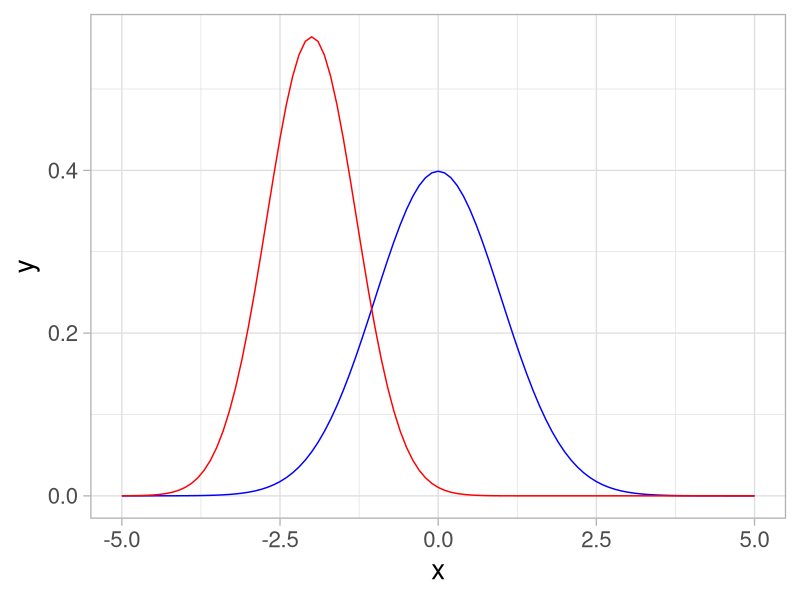
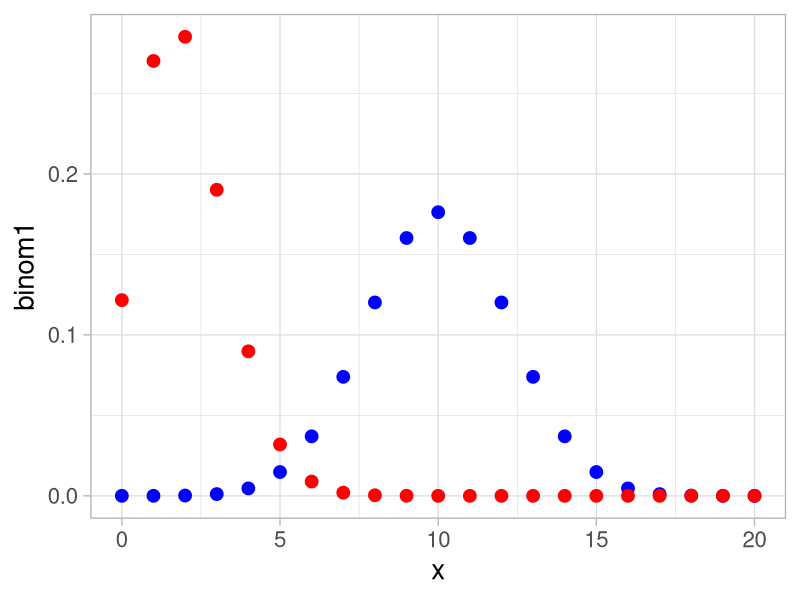
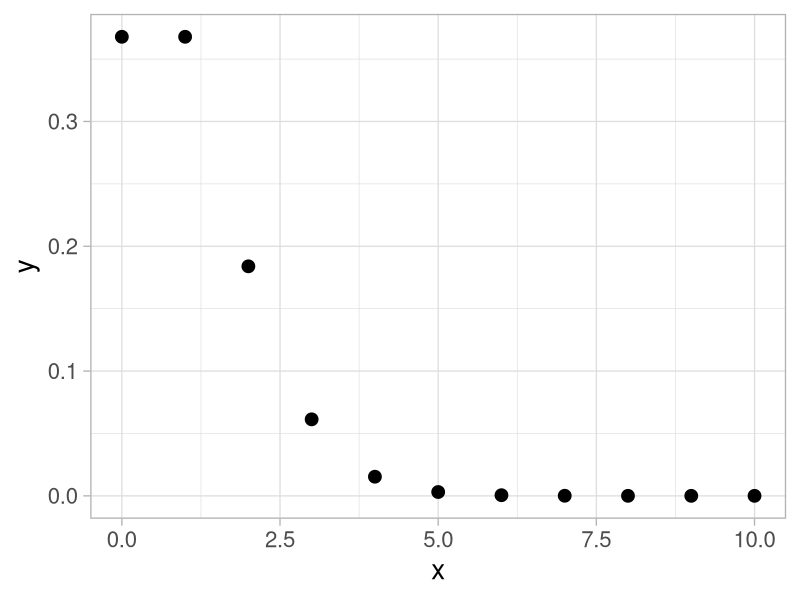
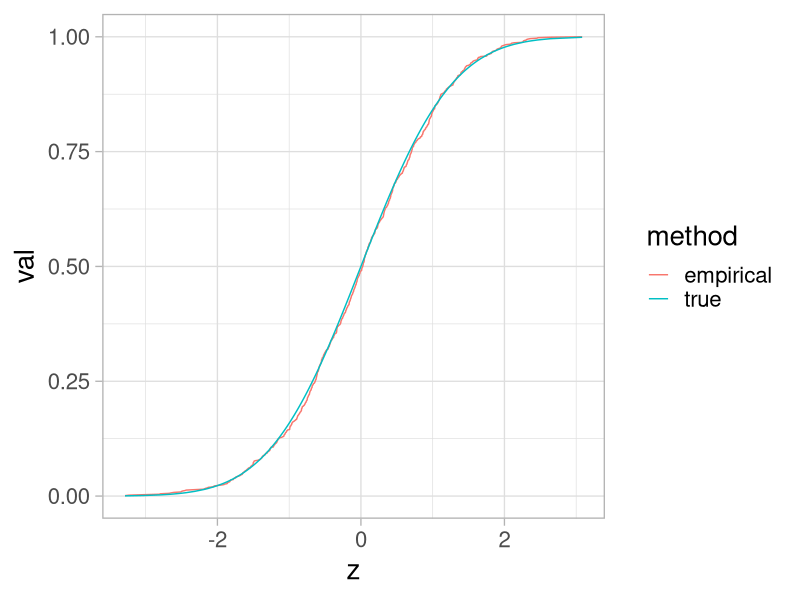
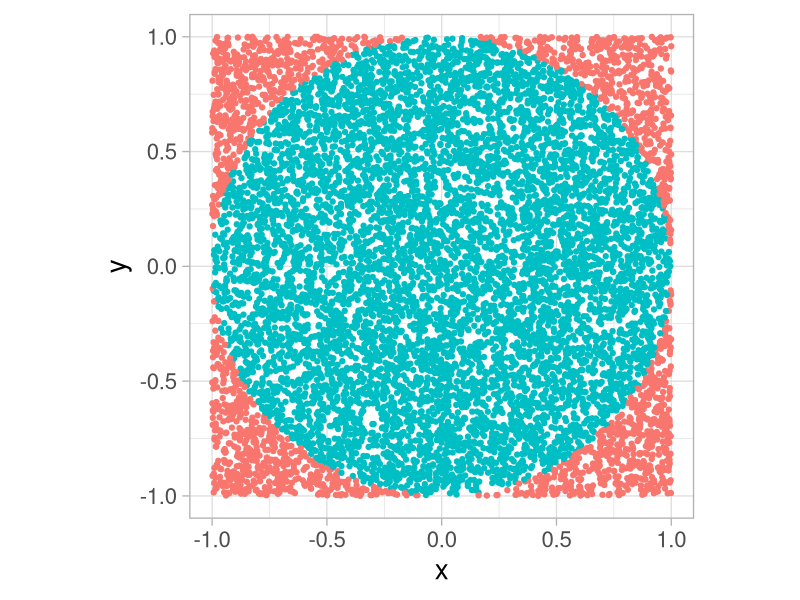

Generate these figures, in order, with R:
## ---- chunk 1
#| include: false
knitr::opts_chunk$set(
  echo = TRUE,
  message = FALSE,
  warning = FALSE
)
ggplot2::theme_set(ggplot2::theme_light(base_size = 20))
## ---- chunk 2
# base R built in English alphabet
# letters
sample(letters, size = 5) # sample without replacement, by default

sample(c(0, 1), size = 7, replace = TRUE) # sample with replacement

# 5 (independent) coin tosses
coin <- c("H", "T")
sample(coin, 5, replace = TRUE)

sample(1:100, 1) # sample a random integer between 1 and 100
## ---- chunk 3
#| echo: false
#| fig-height: 8
library(tidyverse)
ggplot2::theme_set(ggplot2::theme_light(base_size = 20))
tibble(x = c(-5, 5)) |> 
  ggplot(aes(x)) +
  stat_function(fun = dnorm, color = "blue",
                args = list(mean = 0, sd = 1)) +
  stat_function(fun = dnorm, color = "red",
                args = list(mean = -2, sd = sqrt(0.5)))
## ---- chunk 4
#| echo: false
#| fig-height: 8
tibble(x = 0:20) |>
  mutate(binom1 = dbinom(x, size = 20, prob = 0.5),
         binom2 = dbinom(x, size = 20, prob = 0.1)) |>
  ggplot(aes(x)) + 
  geom_point(aes(y = binom1), color = "blue", size = 4) +
  geom_point(aes(y = binom2), color = "red", size = 4)
## ---- chunk 5
#| echo: false
#| fig-height: 8
tibble(x = 0:10) |> 
  mutate(y = dpois(x, 1)) |> 
  ggplot(aes(x, y)) +
  geom_point(size = 4)
## ---- chunk 6
# these are the defaults for mean and sd
z <- rnorm(1000, mean = 0, sd = 1)
# check: the sample mean is approximately 0
mean(z) 
# check: the sample sd is approximately 1
sd(z)
## ---- chunk 7
z_ecdf <- ecdf(z)
z_ecdf(0) # should get close to 1/2
class(z_ecdf)

normal_tbl <- tibble(z = sort(z)) |> 
  mutate(empirical = z_ecdf(z),
         true = pnorm(z))
normal_tbl
## ---- chunk 8
#| fig-height: 8
normal_tbl |> 
  pivot_longer(!z, 
               names_to = "method", 
               values_to = "val") |> 
  ggplot(aes(x = z, y = val, color = method)) +
  geom_line()
## ---- chunk 9
x <- runif(10000)
smaller <- ifelse(x < 0.5, x, 1 - x)
ratio <- smaller / (1 - smaller)
# get a distribution
# hist(ratio)
mean(ratio) # exact answer: 2 * log(2) - 1
## ---- chunk 10
#| echo: false
ggplot2::theme_set(ggplot2::theme_light(base_size = 20))
## ---- chunk 11
n_points <- 10000
x <- runif(n_points, -1, 1)
y <- runif(n_points, -1, 1)
inside <- ifelse(x^2 + y^2 <= 1, 1, 0)
4 * mean(inside)
## ---- chunk 12
#| fig-height: 9
tibble(x, y, inside) |> 
  ggplot(aes(x, y, color = factor(inside))) +
  geom_point(show.legend = FALSE) +
  coord_equal()
## ---- chunk 13
mean(rnorm(100))
mean(rnorm(100))
mean(rnorm(100))
## ---- chunk 14
set.seed(1999)
rnorm(3)

set.seed(1999)
rnorm(3)

set.seed(1999)
rnorm(3)
## ---- chunk 15
#| ref-label: drug-eff-dist
#| echo: false
#| fig-height: 9
## ---- chunk 16
library(dslabs)
clean_gapminder <- gapminder |>
  filter(year == 2011, !is.na(gdp)) |>
  mutate(std_log_gdp = as.numeric(scale(log(gdp), center = TRUE, scale = TRUE)),
         std_life_exp = as.numeric(scale(life_expectancy, center = TRUE, scale = TRUE)))
## ---- chunk 17
# function to perform clustering for each value of k
gapminder_kmeans <- function(k) {
  kmeans_results <- clean_gapminder |>
    select(std_log_gdp, std_life_exp) |>
    kmeans(centers = k, nstart = 30)
  
  kmeans_out <- tibble(clusters = k,
                       total_wss = kmeans_results$tot.withinss)
  return(kmeans_out)
}

# number of clusters to search over
n_clusters_search <- 2:12

# iterate over each cluster value to compute total wss
kmeans_search <- n_clusters_search |> 
  map(gapminder_kmeans) |> 
  bind_rows()
## ---- chunk 18
#| echo: false
#| fig-align: center
#| out-width: "80%"
knitr::include_graphics("https://privefl.github.io/blog/images/stairs.jpg")
